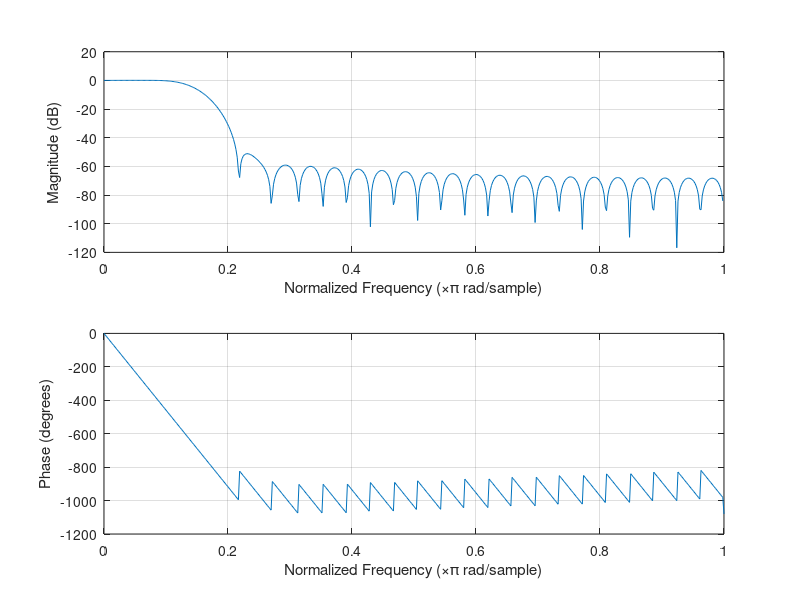
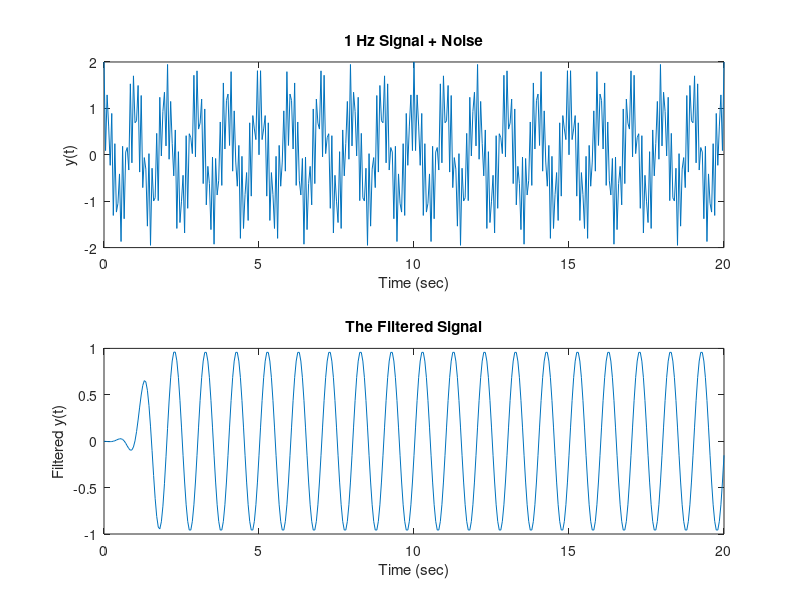

Recreate these plots in MATLAB, in order.
%Low pass filter design 
% author: Gunnar Pope
% 10/24/16

close all
clear all

% Set the sampling frequency, cutoff freq, and desired filter order
Fsamp = 20;         % Sampling Frequency in Hz
Fstop = 1.5;        % Cutoff Frequency in Hz
n = 50;            % The filter order


Fnyq = Fsamp/2;     % Nyquist Frequency, (the highest observable freq)
Wn = Fstop/Fnyq;    % Ratio of Fstop freq and Nyquist Freq
b = fir1(n+1,Wn);   % The filter coefficients

figure('position', [50, 50, 700, 700])
freqz(b)            % Plot the frequency response of the filter
%Note: the normalized frequency, 1*pi/rad = Fsamp/2 = 10Hz

% Test the filter on a corrupted signal (1Hz desired + 8.3 Hz noise)
figure()
t = 0:1/Fsamp:20;
f1 = 1;                                 %Hz
f2 = 8.3;                               %Hz
y = cos(2*pi*f1.*t)+ cos(2*pi.*f2.*t);

subplot(2,1,1)
plot(t,y);
title('1 Hz Signal + Noise')
xlabel('Time (sec)')
ylabel('y(t)')

subplot(2,1,2)
%Apply the filter to your signal, y, here:
yfilt = filter(b,1,y);
plot(t,yfilt)
title('The Filtered Signal')
xlabel('Time (sec)')
ylabel('Filtered y(t)')



